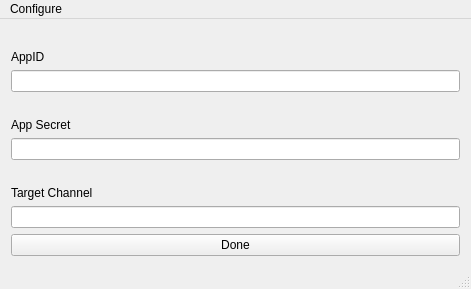
<?xml version="1.0" encoding="UTF-8"?>
<ui version="4.0">
 <class>ConfigWindow</class>
 <widget class="QMainWindow" name="ConfigWindow">
  <property name="geometry">
   <rect>
    <x>0</x>
    <y>0</y>
    <width>471</width>
    <height>289</height>
   </rect>
  </property>
  <property name="maximumSize">
   <size>
    <width>471</width>
    <height>289</height>
   </size>
  </property>
  <property name="windowTitle">
   <string>MainWindow</string>
  </property>
  <widget class="QWidget" name="centralWidget">
   <layout class="QGridLayout" name="gridLayout">
    <item row="6" column="0">
     <widget class="QLineEdit" name="targetChannel">
      <property name="toolTip">
       <string>&lt;html&gt;&lt;head/&gt;&lt;body&gt;&lt;p&gt;This can be any channel you want&lt;/p&gt;&lt;/body&gt;&lt;/html&gt;</string>
      </property>
      <property name="text">
       <string/>
      </property>
     </widget>
    </item>
    <item row="0" column="0" alignment="Qt::AlignBottom">
     <widget class="QLabel" name="label_3">
      <property name="text">
       <string>AppID</string>
      </property>
     </widget>
    </item>
    <item row="2" column="0" alignment="Qt::AlignBottom">
     <widget class="QLabel" name="label_2">
      <property name="text">
       <string>App Secret</string>
      </property>
     </widget>
    </item>
    <item row="1" column="0">
     <widget class="QLineEdit" name="appID">
      <property name="text">
       <string/>
      </property>
     </widget>
    </item>
    <item row="7" column="0">
     <widget class="QPushButton" name="closeButton">
      <property name="text">
       <string>Done</string>
      </property>
     </widget>
    </item>
    <item row="3" column="0">
     <widget class="QLineEdit" name="appSecret">
      <property name="text">
       <string/>
      </property>
     </widget>
    </item>
    <item row="5" column="0" alignment="Qt::AlignBottom">
     <widget class="QLabel" name="label">
      <property name="text">
       <string>Target Channel</string>
      </property>
     </widget>
    </item>
   </layout>
  </widget>
  <widget class="QStatusBar" name="statusBar"/>
  <widget class="QMenuBar" name="menuBar">
   <property name="geometry">
    <rect>
     <x>0</x>
     <y>0</y>
     <width>471</width>
     <height>21</height>
    </rect>
   </property>
   <widget class="QMenu" name="menuConfigure">
    <property name="title">
     <string>Configure</string>
    </property>
   </widget>
   <addaction name="menuConfigure"/>
  </widget>
 </widget>
 <layoutdefault spacing="6" margin="11"/>
 <resources/>
 <connections/>
</ui>
